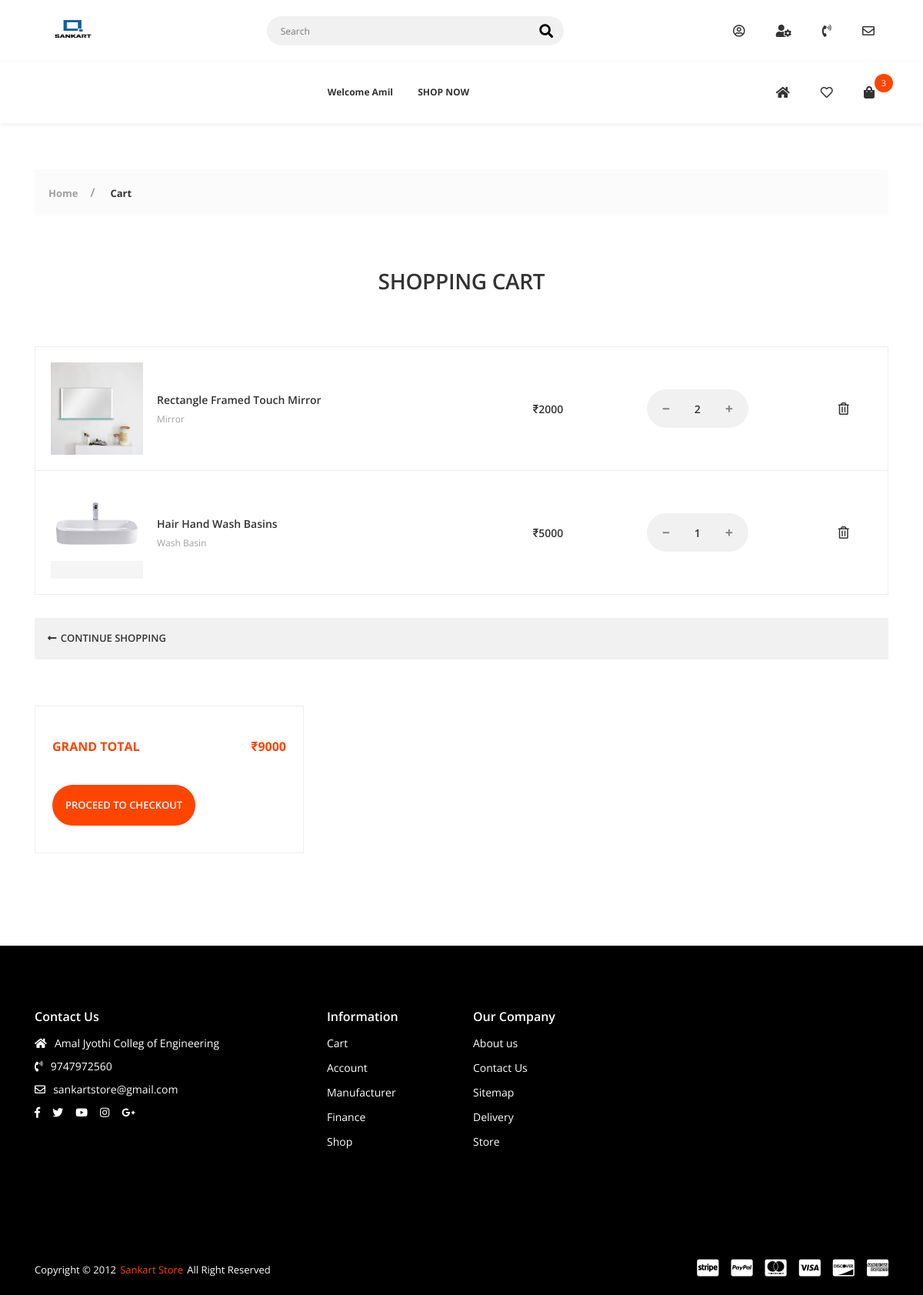
Before: /cart/ (signed in) with the older database file.
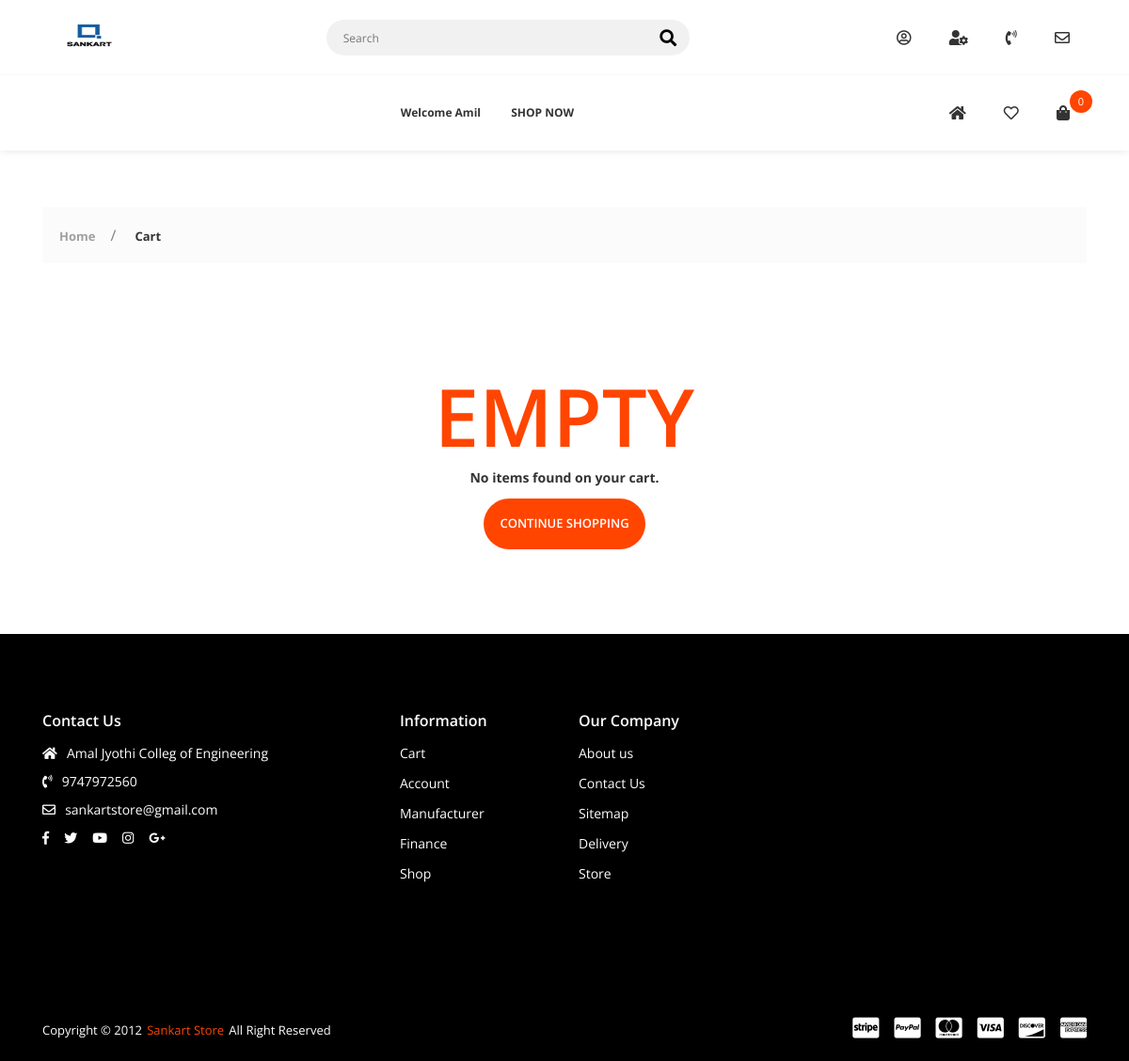
After: the same page with the newer database file.
### cart/models.py (models this page shows, shortened)
class CartItem(models.Model):
    user = models.ForeignKey(Account, on_delete=models.CASCADE, null=True)
    product = models.ForeignKey(Product, on_delete=models.CASCADE)
    variations = models.ManyToManyField(Variation, blank=True)
    cart = models.ForeignKey(Cart, on_delete=models.CASCADE, null=True)
    quantity = models.IntegerField()
    is_active = models.BooleanField(default=True)

### shop_app/models.py (models this page shows, shortened)
class Product(models.Model):
    product_name = models.CharField(max_length=200, unique=True)
    slug = models.SlugField(max_length=200, unique=True)
    description = models.TextField(max_length=500, blank=True)
    price = models.IntegerField()
    images = models.ImageField(upload_to='photos/product')
    display = models.ImageField(upload_to='photos/display',default="a3.png")
    display2 = models.ImageField(upload_to='photos/display', default="a3.png")
    display3 = models.ImageField(upload_to='photos/display', default="a3.png")
    stock = models.IntegerField()
    color = models.ForeignKey(Color, on_delete=models.CASCADE,null=True, blank=True)
    brand = models.ForeignKey(Brand, on_delete=models.CASCADE,null=True, blank=True)
    design = models.ForeignKey(Design, on_delete=models.CASCADE,null=True, blank=True)
    dimensions = models.ForeignKey(Dimensions, on_delete=models.CASCADE,null=True, blank=True)
    is_available = models.BooleanField(default=True)
    is_featured = models.BooleanField(default=False)
    category = models.ForeignKey(Category, on_delete=models.CASCADE)
    created_date = models.DateField(auto_now_add=True)
    modified_date = models.DateField(auto_now=True)

class Category(models.Model):
    category_name = models.CharField(max_length=50, unique=True)
    slug = models.SlugField(max_length=100, unique=True)
    description = models.TextField(max_length=255, blank=True)
    cat_image = models.ImageField(upload_to='photos/categories', blank=True)
    class Meta:
        verbose_name = 'category'
        verbose_name_plural = 'categories'
    def __str__(self):
        return self.category_name  #shows the name

### cart/views.py (the view)
# urls.py: path('cart/', include('cart.urls')),
def cart(request, total=0, quantity=0, cart_item=None, cart_items=None):
    try:
        tax = 0
        grand_total = 0
        if request.user.is_authenticated:
            cart_items = CartItem.objects.filter(
                user=request.user, is_active=True)
        else:
            cart = Cart.objects.get(cart_id=_cart_id(request))
            cart_items = CartItem.objects.filter(cart=cart, is_active=True)
        for cart_item in cart_items:
            total += (cart_item.product.price*cart_item.quantity)
            quantity += cart_item.quantity
    except ObjectDoesNotExist:
        pass
    context = {
        'total': total,
        'quantity': quantity,
        'cart_items': cart_items,
    }
    return render(request, 'cart.html', context)

### cart/context_processors.py (called while the page is built)
def counter(request):
    cart_count = 0
    if 'admin' in request.path:
        return {}
    else:
        try:
            cart = Cart.objects.filter(cart_id=_cart_id(request))
            if request.user.is_authenticated:
                cart_items = CartItem.objects.all().filter(user=request.user)
            else:
                cart_items = CartItem.objects.all().filter(cart=cart[:1])
            for cart_item in cart_items:
                cart_count += cart_item.quantity
        except Cart.DoesNotExist:
            cart_count = 0
    return dict(cart_count=cart_count)

### cart/views.py (called while the page is built)
def _cart_id(request):
    cart = request.session.session_key
    if not cart:
        cart = request.session.create()
    return cart

### shop_app/context_processors.py (called while the page is built)
def menu_links(request):
    links = Category.objects.all()
    return dict(links=links)

### wishlist/views.py (called while the page is built)
def _wishlist_id(request):
    wishlist = request.session.session_key
    if not wishlist:
        wishlist = request.session.create()
    return wishlist

### templates/cart.html (shortened to what the changed rows need)
{% extends 'base.html' %}
{% load static %}
{% block content %}
        <div class="app-content">
            {% if not cart_items %}
             <div class="u-s-p-y-60">
                <div class="section__content">
                    <div class="container">
                        <div class="row">
                            <div class="col-lg-12 col-md-12 u-s-m-b-30">
                                <div class="empty">
                                    <div class="empty__wrap">
                                        <span class="empty__big-text">EMPTY</span>
                                        <span class="empty__text-1">No items found on your cart.</span>
                                        <a class="empty__redirect-link btn--e-brand" href="{% url 'store' %}">CONTINUE SHOPPING</a></div>
                                </div>
                            </div>
                        </div>
                    </div>
                </div>
            </div>
            {% else %}
            <div class="u-s-p-b-60">
                <div class="section__intro u-s-m-b-60">
                    <div class="container">
                        <div class="row">
                            <div class="col-lg-12">
                                <div class="section__text-wrap">
                                    <h1 class="section__heading u-c-secondary">SHOPPING CART</h1>
                                </div>
                            </div>
                        </div>
                    </div>
                </div>
                <div class="section__content">
                    <div class="container">
                        <div class="row">
                            <div class="col-lg-12 col-md-12 col-sm-12 u-s-m-b-30">
                                <div class="table-responsive">
                                    <table class="table-p">
                                        <tbody>
                                            {% for cart_item in cart_items %}
                                            <tr>
                                                <td>
                                                    <div class="table-p__box">
                                                        <div class="table-p__img-wrap">
                                                            <img class="u-img-fluid" src="{{cart_item.product.images.url}}" style="width:600 height:600;" alt=""></div>
                                                        <div class="table-p__info">
                                                            <span class="table-p__name">
                                                                <a href="#">{{cart_item.product.product_name}}</a></span>
                                                            <span class="table-p__category">
                                                                <a href="#">{{cart_item.product.category}}</a></span>
                                                        </div>
                                                    </div>
                                                </td>
                                                <td>
                                                    <span class="table-p__price">₹{{cart_item.product.price}}</span></td>
                                                <td>
                                                    <div class="table-p__input-counter-wrap">
                                                        <div class="input-counter">
                                                             <a href="{% url 'remove_cart' cart_item.product.id cart_item.id %}">
                                                            <span class="input-counter__minus fas fa-minus"></span></a>
                                                            <input class="input-counter__text input-counter--text-primary-style" type="text" value="{{cart_item.quantity}}" data-min="1" data-max="1000">
                                                            <a href="{% url 'add_cart' cart_item.product.id %}">
                                                            <span class="input-counter__plus fas fa-plus"></span></a></div>
                                                    </div>
                                                </td>
                                                <td>
                                                    <div class="table-p__del-wrap">
                                                        <a class="far fa-trash-alt table-p__delete-link" href="{% url 'remove_cart_item' cart_item.product.id cart_item.id%}"></a></div>
                                                </td>
                                            </tr>
                                            {% endfor %}
                                        </tbody>
                                    </table>
                                </div>
                            </div>
                            <div class="col-lg-12">
                                <div class="route-box">
                                    <div class="route-box__g1">
                                        <a class="route-box__link" href="{% url 'store' %}"><i class="fas fa-long-arrow-alt-left"></i>
                                            <span>CONTINUE SHOPPING</span></a></div>
                                </div>
                            </div>
                        </div>
                    </div>
                </div>
            </div>
            <div class="u-s-p-b-60">
                <div class="section__content">
                    <div class="container">
                        <div class="row">
                            <div class="col-lg-12 col-md-12 col-sm-12 u-s-m-b-30">
                                    <div class="row">
                                        <div class="col-lg-4 col-md-6 u-s-m-b-30">
                                            <div class="f-cart__pad-box">
                                                <div class="u-s-m-b-30">
                                                    <table class="f-cart__table">
                                                        <tbody>
                                                            <tr>
                                                                <td>GRAND TOTAL</td>
                                                                <td>₹{{total}}</td>
                                                            </tr>
                                                        </tbody>
                                                    </table>
                                                </div>
                                                <div>
                                                    <a class="empty__redirect-link btn--e-brand" href="{% url 'checkout' %}">PROCEED TO CHECKOUT</a></div>
                                            </div>
                                        </div>
                                    </div>
                            </div>
                        </div>
                    </div>
                </div>
            </div>
            {% endif %}
        </div>
{% endblock %}

### templates/base.html (shortened to what the changed rows need)
<!DOCTYPE html>
{% load static %}
<html class="no-js" lang="en">
<head>
    <link rel="stylesheet" href="{% static 'css/vendor.css' %}">
    <link rel="stylesheet" href="{% static 'css/utility.css' %}">
    <link rel="stylesheet" href="{% static 'css/app.css' %}">
</head>
<body class="config">
    <div id="app">
        <header class="header--style-1 header--box-shadow">
            <nav class="secondary-nav-wrapper">
                <div class="container">
                    <div class="secondary-nav">
                        <div class="menu-init" id="navigation3">
                            <div class="ah-lg-mode">
                                <ul class="ah-list ah-list--design1 ah-list--link-color-secondary">
                                    <li class="has-dropdown">
                                        <a href="{% url 'cart' %}" class="mini-cart-shop-link"><i class="fas fa-shopping-bag"></i>
                                            <span class="total-item-round">{{cart_count}}</span>
                                        </a>
                                    </li>
                                </ul>
                            </div>
                        </div>
                    </div>
                </div>
            </nav>
        </header>
        {% block content %}
        {% endblock %}
    </div>
</body>
</html>

Changed rows visible on the page:
removed CartItem: product.images (picture), product.product_name "Rectangle Framed Touch Mirror", product.category "Mirror", product.price "2000", quantity "2"
removed CartItem: product.images (picture), product.product_name "Hair Hand Wash Basins", product.category "Wash Basin", product.price "5000", quantity "1"
Other visible differences:
{{ cart_count }}: "3" → "0"
{{ total }}: "9000" → (not shown)
text no longer shown: "SHOPPING CART GRAND TOTAL ₹ PROCEED TO CHECKOUT"
text now shown: "EMPTY No items found on your cart."
